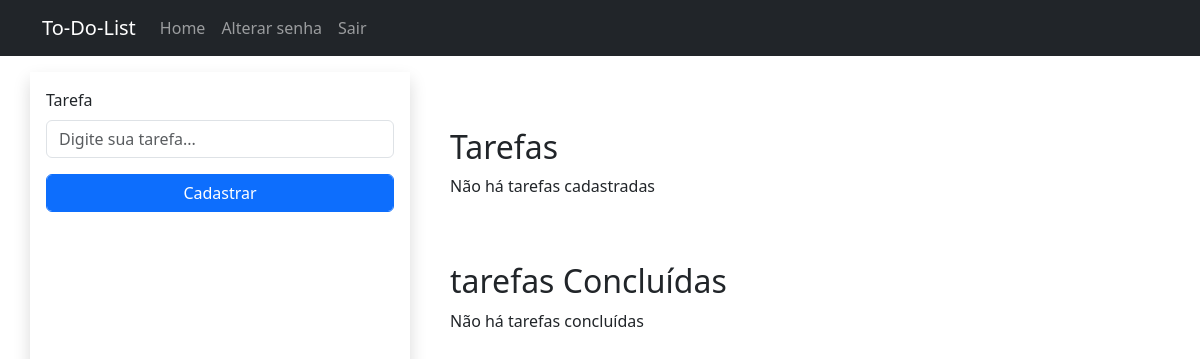
The page / (signed in) on the database as committed earlier.
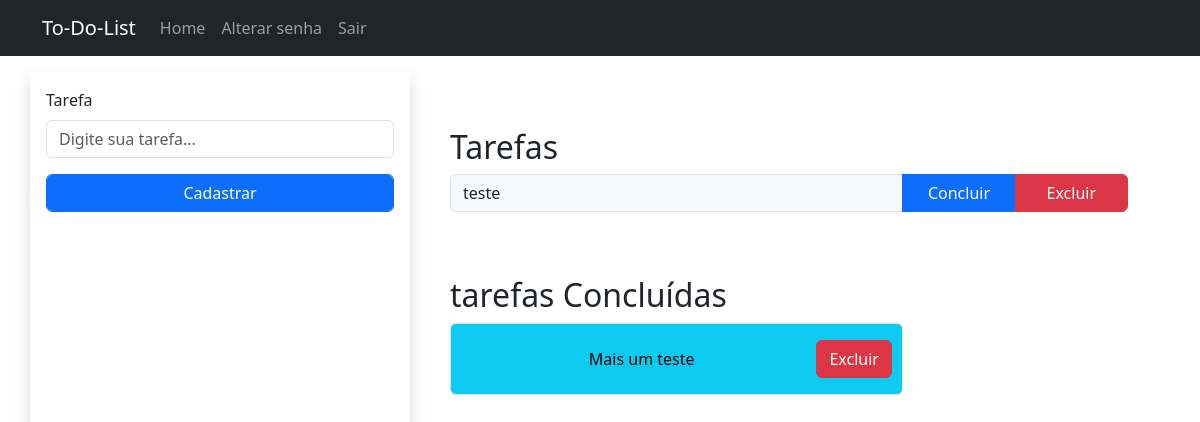
The same page on the database as committed later.
### to_do_lists/models.py (models this page shows, shortened)
class Tarefa(models.Model):
    user = models.ForeignKey(User, on_delete=models.CASCADE) #o metodo CASCADE funciona de forma a deletar as tarefas também se o usuário for excluído
    tarefa = models.CharField(max_length=100)
    concluido = models.BooleanField(default=False)

### to_do_lists/views.py (the view, shortened to what this page needs)
# urls.py: path('', views.index, name='index'), #arquivo views, função index, e com a rota com nome de index aqui
def index(request): #esse request é a requisição do usuário
    if request.user.is_authenticated:
        tarefas_total = Tarefa.objects.filter(user = request.user)
        if tarefas_total is not None: #verificando de a tarefas total não é nulo
            tarefas_concluidas = []
            tarefas_nao_concluidas = []
            for tarefa in tarefas_total:
                if tarefa.concluido ==True:
                    tarefas_concluidas.append(tarefa)
                else:
                    tarefas_nao_concluidas.append(tarefa)
        else:
            tarefas_concluidas = None
            tarefas_nao_concluidas = None
        form = TarefaForm()
        context = {
                'form': form,
                'tarefas_concluidas':tarefas_concluidas,
                "tarefas_nao_concluidas": tarefas_nao_concluidas
                   }
        return render(request, "to_do_lists/index.html", context)
    else:
        return render(request, 'to_do_lists/index.html')

### to_do_lists/forms.py
class TarefaForm(forms.Form):
    tarefa = forms.CharField(
        max_length=100,
        required=True, #torna o preenchimento obrigatório
        widget= forms.TextInput(attrs = {
            'id':'id_tarefa',
            'class':"form-control",
            'placeholder':'Digite sua tarefa...'
        })
    )

### to_do_lists/templates/to_do_lists/index.html (shortened to what this page needs)
{% extends "to_do_lists/base.html" %}
{% block content %}
{%if user.is_authenticated%}
<div class="row">
    <form method="post" class="shadow p-3 mt-3 col-12 col-md-4">
        <div class='mb-3'>
            <label for='id_tarefa' class='form-label'>Tarefa</label>
            {{form.tarefa}}
        </div>
        <button type='submit' class='form-control btn btn-primary'>Cadastrar</button>
    </form>
    <div class="p-4 mt-3 col-12 col-md-8 ">
        <div class='p-3 mt-3 col-12'>
            <h2>Tarefas</h2>
            {%if tarefas_nao_concluidas %}
                {% for tarefa in tarefas_nao_concluidas %}
                    <div class="input-group mb-3 col-12">
                        <span class="input-group-text col-8" id="basic-addon1">{{tarefa.tarefa}}</span>
                        <a class="btn btn-primary col-2" href="{% url 'concluir' id=tarefa.id %}">Concluir</a>
                        <a class="btn btn-danger col-2" href="{% url 'excluir' id=tarefa.id %}">Excluir</a>
                    </div>
                {% endfor %}
            {% else %}
                <p>Não há tarefas cadastradas</P>
            {% endif %}
        </div>
        <div class='p-3 mt-3 col-12'>
            <h2>tarefas Concluídas</h2>
            {%if tarefas_concluidas %}
                {% for tarefa in tarefas_concluidas%}
                <div class="input-group-text mb-3 col-8 text-bg-info p-3 rounded">
                    <span class="col-10">{{tarefa.tarefa}}</span>
                    <a class="btn btn-danger float-end" href="{% url 'excluir' id=tarefa.id %}">Excluir</a>
                </div>
                {% endfor %}
            {% else %}
                <p>Não há tarefas concluídas</P>
            {% endif %}
        </div>
    </div>
</div>
{% else %}
    <a href="{% url 'register' %}"><p class="text-center mt-3">Clique aqui para se registrar e anotar suas tarefas!</p></a>
{%endif%}
{% endblock content %}

### to_do_lists/templates/to_do_lists/base.html (shortened to what this page needs)
<!DOCTYPE html>
{% load static %}
<html lang="pt-br">
<head>
    <link href="{% static 'css/bootstrap.min.css' %}" rel="stylesheet">
</head>
<body>
    <header>
        <nav class="navbar navbar-expand-lg bg-dark" data-bs-theme='dark'>
            <div class="container">
                <a class="navbar-brand" href="{%url 'index' %}">To-Do-List</a>
                <div class="collapse navbar-collapse" id="navbarSupportedContent">
                <ul class="navbar-nav me-auto mb-2 mb-lg-0">
                    <li class="nav-item">
                        <a class="nav-link" href="{%url 'index' %}">Home</a>
                    </li>
                    {% if user.is_authenticated %}
                        <li class="nav-item">
                            <a class="nav-link" href="{%url 'reset_pass' %}">Alterar senha</a>
                        </li>
                        <li class="nav-item">
                            <a class="nav-link" href="{%url 'logout_page' %}">Sair</a>
                        </li>
                    {%endif%}
                </ul>
                </div>
            </div>
            </nav>
    </header>
        <div class='container'>
            {% block content %}{% endblock %}
        </div>
</body>
</html>

Rows that differ between the two databases and show on the page:
added Tarefa: tarefa "teste", shown under "Tarefas"
added Tarefa: tarefa "Mais um teste", shown under "tarefas Concluídas"
Other text that changed with them:
text no longer shown: "Não há tarefas cadastradas Não há tarefas concluídas"
